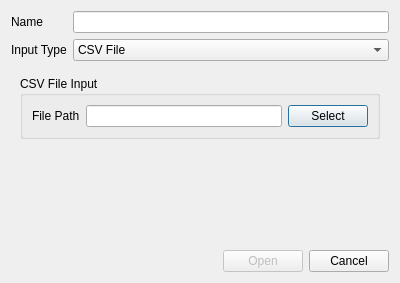
<?xml version="1.0" encoding="UTF-8"?>
<ui version="4.0">
 <class>NewDataSourceDialog</class>
 <widget class="QDialog" name="NewDataSourceDialog">
  <property name="geometry">
   <rect>
    <x>0</x>
    <y>0</y>
    <width>400</width>
    <height>283</height>
   </rect>
  </property>
  <property name="windowTitle">
   <string>New Data Source</string>
  </property>
  <layout class="QVBoxLayout" name="verticalLayout">
   <item>
    <layout class="QFormLayout" name="formLayout">
     <item row="1" column="1">
      <widget class="QComboBox" name="cbDataSourceType">
       <item>
        <property name="text">
         <string>CSV File</string>
        </property>
       </item>
       <item>
        <property name="text">
         <string>SQLite File</string>
        </property>
       </item>
      </widget>
     </item>
     <item row="1" column="0">
      <widget class="QLabel" name="label">
       <property name="text">
        <string>Input Type</string>
       </property>
      </widget>
     </item>
     <item row="0" column="0">
      <widget class="QLabel" name="label_3">
       <property name="text">
        <string>Name</string>
       </property>
      </widget>
     </item>
     <item row="0" column="1">
      <widget class="QLineEdit" name="txtNewDataSourceName"/>
     </item>
    </layout>
   </item>
   <item>
    <widget class="QStackedWidget" name="stackedWidget">
     <property name="frameShape">
      <enum>QFrame::NoFrame</enum>
     </property>
     <property name="frameShadow">
      <enum>QFrame::Plain</enum>
     </property>
     <property name="currentIndex">
      <number>0</number>
     </property>
     <widget class="QWidget" name="CSVInput">
      <layout class="QVBoxLayout" name="verticalLayout_3">
       <item>
        <widget class="QGroupBox" name="groupBox_2">
         <property name="title">
          <string>CSV File Input</string>
         </property>
         <layout class="QGridLayout" name="gridLayout_2">
          <item row="0" column="0">
           <widget class="QLabel" name="label_2">
            <property name="text">
             <string>File Path</string>
            </property>
           </widget>
          </item>
          <item row="0" column="1">
           <widget class="QLineEdit" name="txtFilePath"/>
          </item>
          <item row="0" column="2">
           <widget class="QPushButton" name="btnSelectFile">
            <property name="text">
             <string>Select</string>
            </property>
           </widget>
          </item>
         </layout>
        </widget>
       </item>
       <item>
        <spacer name="verticalSpacer_2">
         <property name="orientation">
          <enum>Qt::Vertical</enum>
         </property>
         <property name="sizeHint" stdset="0">
          <size>
           <width>20</width>
           <height>40</height>
          </size>
         </property>
        </spacer>
       </item>
      </layout>
     </widget>
     <widget class="QWidget" name="SQLiteInput">
      <layout class="QVBoxLayout" name="verticalLayout_2">
       <item>
        <widget class="QGroupBox" name="groupBox">
         <property name="title">
          <string>SQLite Input</string>
         </property>
         <layout class="QGridLayout" name="gridLayout"/>
        </widget>
       </item>
       <item>
        <spacer name="verticalSpacer">
         <property name="orientation">
          <enum>Qt::Vertical</enum>
         </property>
         <property name="sizeHint" stdset="0">
          <size>
           <width>20</width>
           <height>40</height>
          </size>
         </property>
        </spacer>
       </item>
      </layout>
     </widget>
    </widget>
   </item>
   <item>
    <layout class="QHBoxLayout" name="horizontalLayout">
     <item>
      <spacer name="horizontalSpacer">
       <property name="orientation">
        <enum>Qt::Horizontal</enum>
       </property>
       <property name="sizeHint" stdset="0">
        <size>
         <width>40</width>
         <height>20</height>
        </size>
       </property>
      </spacer>
     </item>
     <item>
      <widget class="QPushButton" name="btnOpen">
       <property name="enabled">
        <bool>false</bool>
       </property>
       <property name="text">
        <string>Open</string>
       </property>
      </widget>
     </item>
     <item>
      <widget class="QPushButton" name="btnCancel">
       <property name="text">
        <string>Cancel</string>
       </property>
      </widget>
     </item>
    </layout>
   </item>
  </layout>
 </widget>
 <resources/>
 <connections>
  <connection>
   <sender>btnOpen</sender>
   <signal>clicked()</signal>
   <receiver>NewDataSourceDialog</receiver>
   <slot>accept()</slot>
   <hints>
    <hint type="sourcelabel">
     <x>262</x>
     <y>252</y>
    </hint>
    <hint type="destinationlabel">
     <x>199</x>
     <y>141</y>
    </hint>
   </hints>
  </connection>
  <connection>
   <sender>btnCancel</sender>
   <signal>clicked()</signal>
   <receiver>NewDataSourceDialog</receiver>
   <slot>reject()</slot>
   <hints>
    <hint type="sourcelabel">
     <x>343</x>
     <y>252</y>
    </hint>
    <hint type="destinationlabel">
     <x>199</x>
     <y>141</y>
    </hint>
   </hints>
  </connection>
  <connection>
   <sender>cbDataSourceType</sender>
   <signal>currentIndexChanged(int)</signal>
   <receiver>stackedWidget</receiver>
   <slot>setCurrentIndex(int)</slot>
   <hints>
    <hint type="sourcelabel">
     <x>229</x>
     <y>45</y>
    </hint>
    <hint type="destinationlabel">
     <x>199</x>
     <y>152</y>
    </hint>
   </hints>
  </connection>
 </connections>
</ui>
